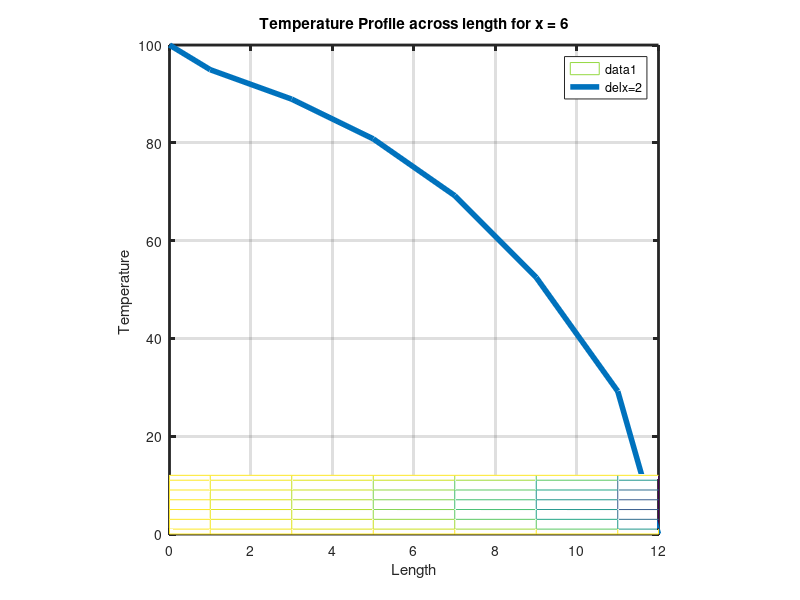

Write MATLAB code to recreate this figure.
%
% Copyright (c) 2018, Vishal_S
% All rights reserved. Please read the "license.txt" for license terms.
%
% Project Title: ODE_PDE
% 
% Developer: Vishal S
% 
% Contact Info: vishalsubbu97@gmail.com
%
clear all
clc
clf


length = 12;
del = 2;
tol = 1e-08;
t_bottom = 100;
t_left = 100;
t_right = 100;
t_top = 0;
maxit = 20;
n = length/del +2;
x = zeros(n,1);
y = zeros(n,1); 
temp = zeros(n,n);
ap = zeros(n,n);
aw = zeros(n,n);
ae = zeros(n,n);
an = zeros(n,n);
as = zeros(n,n);
su = zeros(n,n);
x(1) = 0 ;
y(1) = 0;
x(2) = del/2;
y(2) = del/2;
for i = 3 : n-1
    x(i) = x(i-1) + del;
    y(i) = y(i-1) + del;
end
x(n) = x(n-1) + del/2;
y(n) = y(n-1) + del/2;

for i = 2:n-1
    for j = 2:n-1
        ap(i,j) = -4.0/(del*del) ;
        aw(i,j) = 1.0/(del*del) ;
        ae(i,j) = 1.0/(del*del) ;
        an(i,j) = 1.0/(del*del) ;
        as(i,j) = 1.0/(del*del) ;
        su(i,j) = 0.0;
    end
end

ap(:,1) = 1.0;
su(:,1) = t_bottom;
ap(:,n) = 1.0;
su(:,n) = t_top;
ap(1,:) = 1.0;
su(1,:) = t_left;
ap(n,:) = 1.0;
su(n,:) = t_right;


A = zeros(n*n,n*n);
Su = zeros(n*n,1); 
for i = 2:n-1
    for j = 2:n-1
        k = n*(i-1) + j ;
        A(k,k) = ap(i,j);
        A(k,k+1) = an(i,j);
        A(k,k-1) = as(i,j);
        A(k,k+n) = ae(i,j);
        A(k,k-n) = aw(i,j);
    end
end
for i = 1:n 
    j = 1;
    k = n*(i-1) + j;
    A(k,k) = ap(i,j);
    Su(k) = su(i,j);
    j = n;
    k = n*(i-1) + j;
    A(k,k) = ap(i,j);
    Su(k) = su(i,j);
end
for j = 1:n
    i= 1;
    k = n*(i-1) + j;
    A(k,k) = ap(i,j);
    Su(k) = su(i,j);
    i =n;
    k = n*(i-1) + j;
    A(k,k) = ap(i,j);
    Su(k) = su(i,j);   
end
%
% {
% [L,U] = ilu (A,struct('type','ilutp','droptol',1e-06));
% [t,fl1,rr1,it1,rv1] = bicg(A,Su,tol,maxit,L,U);
% }
%
t = inv(A)*Su;
for i = 1:n
    for j = 1:n
        k = n*(i-1) + j ;
        temp(i,j) = t(k);
    end
end

[X,Y] = meshgrid(x,y);
mesh(X,Y,temp);
view(2);


%Plotting along j correspoing to 6
temp1 = zeros(n,1) ;
% n = 2 
if( del == 2)
    j = 4;
    for i = 1:n
        temp1(i) = (temp(j,i) + temp(j+1,i ))/2;
    end
end
%Plotting along j correspoing to 6
% n = 4
if( del == 4)
    j = 3;
    for i = 1:n
        temp1(i) = temp(j,i) ;
    end
end
hold on
 str = ['delx=',num2str(del)];
plot (y,temp1,'LineWidth',4,'DisplayName',str);
title ("Temperature Profile across length for x = 6")   ;
ylabel("Temperature ");
xlabel("Length");
box  on ;
grid on ;
legend('show');
ax = gca ;
set(ax, 'linewidth',2.0);
axis('square');




